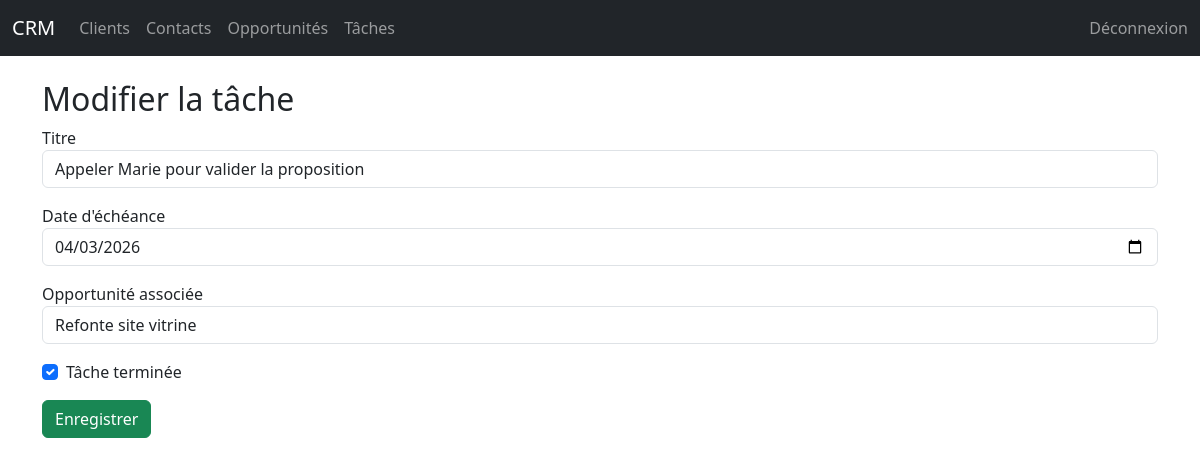
The page /tasks/1/edit/ (signed in) on the database its author committed.
### crm/models.py (models this page shows, shortened)
class Task(models.Model):
    opportunity = models.ForeignKey(Opportunity, on_delete=models.CASCADE, related_name="tasks")
    title = models.CharField(max_length=200)
    due_date = models.DateField(blank=True, null=True)
    done = models.BooleanField(default=False)

class Opportunity(models.Model):
    client = models.ForeignKey(Client, on_delete=models.CASCADE, related_name="opportunities")
    title = models.CharField(max_length=200)
    amount = models.DecimalField(max_digits=10, decimal_places=2)
    stage = models.CharField(
        max_length=50,
        choices=[
            ("new", "Nouveau"),
            ("contacted", "Contacté"),
            ("proposal", "Proposition"),
            ("won", "Gagné"),
            ("lost", "Perdu"),
        ],
        default="new"
    )
    created_at = models.DateTimeField(auto_now_add=True)
    owner = models.ForeignKey(User, on_delete=models.CASCADE, related_name="opportunities")

### crm/views.py (the view, shortened to what this page needs)
# urls.py: path("tasks/<int:id>/edit/", views.task_edit),
@login_required
def task_edit(request, id):
    task = Task.objects.get(id=id)
    print(f"Date passée à la tâche : {task.due_date}")
    if not request.user.is_staff and task.opportunity.owner != request.user:
        return redirect("/")
    opportunities = Opportunity.objects.filter(owner=request.user)
    return render(request, "crm/task_form.html", {
        "task": task,
        "opportunities": opportunities
    })

### crm/templates/crm/task_form.html (shortened to what this page needs)
{% extends "base.html" %}
{% block content %}
<h2>{% if task %}Modifier la tâche{% else %}Créer une tâche{% endif %}</h2>
<form method="POST">
    <div class="mb-3">
        <label>Titre</label>
        <input name="title" class="form-control" value="{{ task.title }}">
    </div>
    <div class="mb-3">
        <label>Date d'échéance</label>
        <input name="due_date" type="date" class="form-control" value="{{ task.due_date | date:'Y-m-d' }}">
    </div>
    <div class="mb-3">
        <label>Opportunité associée</label>
        <select name="opportunity_id" class="form-control">
            {% for o in opportunities %}
            <option value="{{ o.id }}" {% if task.opportunity.id == o.id %}selected{% endif %}>
                {{ o.title }}
            </option>
            {% endfor %}
        </select>
    </div>
    <div class="form-check mb-3">
        <input name="done" type="checkbox" class="form-check-input" {% if task.done %}checked{% endif %}>
        <label class="form-check-label">Tâche terminée</label>
    </div>
    <button class="btn btn-success">Enregistrer</button>
</form>
{% endblock %}

### rows shown on the page
Task: title "Appeler Marie pour valider la proposition", due_date "04/03/2026", opportunity_id "Refonte site vitrine", done "☑"
